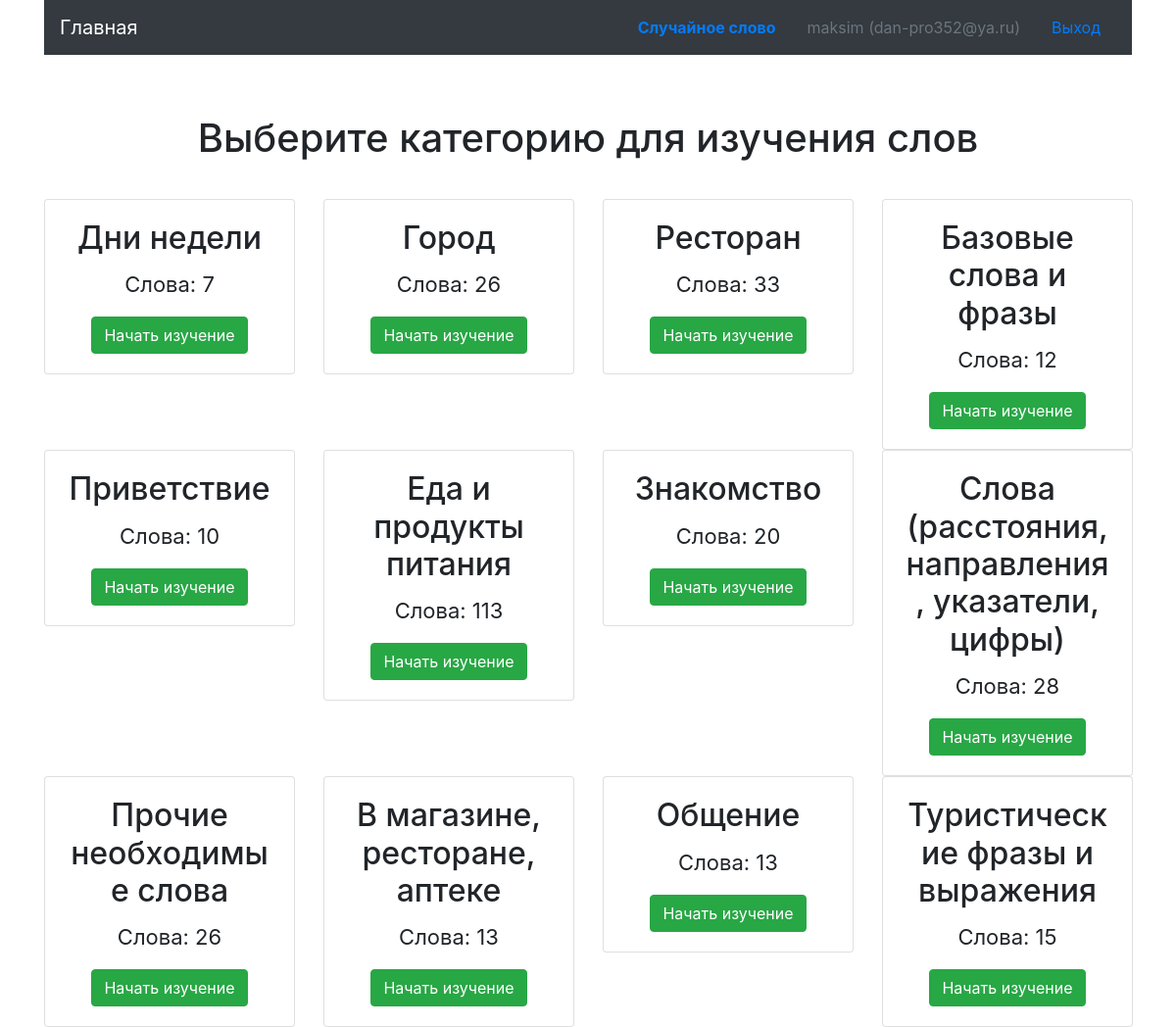
Screenshot of / (signed in) with the database file from the repository.
### main_app/auth/models.py (models this page shows, shortened)
class BaseModel(db.Model):
    __abstract__ = True
    __table_args__ = {'sqlite_autoincrement': True}     # remove if postgres
    id = db.Column(db.Integer(), primary_key=True)

class User(BaseModel, UserMixin):
    __tablename__ = 'user'
    name = db.Column(db.String(128), nullable=True)
    email = db.Column(db.String(256), nullable=False, unique=True)
    password = db.Column(db.String(256), nullable=False)
    created_at = db.Column(db.DateTime, nullable=False, default=datetime.now)
    last_logged_at = db.Column(db.DateTime, nullable=False, default=datetime.now)
    @classmethod
    def get(cls, user_id: int):
        try:
            return db.session.query(User).get(user_id)
        except NoResultFound:
            return None

### main_app/card/models.py (models this page shows, shortened)
class BaseModel(db.Model):
    __abstract__ = True
    __table_args__ = {'sqlite_autoincrement': True}     # remove if postgres
    id = db.Column(db.Integer, primary_key=True)

class Category(BaseModel):
    __tablename__ = 'category'
    name = db.Column(db.String(128), unique=True, nullable=False)
    image = db.Column(db.String(1024), nullable=True)
    background = db.Column(db.String(1024), nullable=True)
    @classmethod
    def all(cls) -> list:
        categories = db.session.query(Category).all()
        return categories
    @property
    def count_words(self) -> int:
        count_words = db.session.query(CategoryCards).filter(CategoryCards.category_id==self.id).count()
        return count_words

### main_app/card/views.py (the view)
@card.route('/')
def index():
    categories = Category.all()
    return render_template('main/index.html', categories=categories)

### main_app/auth/views.py (called while the page is built)
@login_manager.user_loader
def load_user(user_id):
    return User.get(user_id)

### main_app/templates/main/index.html
{% extends 'main/layout.html' %}
{% block content %}
<div class="container">
	<div class="row">
		<div class="col-md-12 text-center">
			<h1>Выберите категорию для изучения слов</h1>
		</div>
	</div>
</div>
<div class="container card-main">
	<div class="row">
		{% for category in categories %}
		<div class="col-sm-3 col-xs-2 text-center">
			<div class="card" style="width: 16rem;">
				<center>
					<div class="card-body">
						<h2 class="card-title">{{ category.name }}</h2>
						<p class="card-text">Слова: {{ category.count_words }}</p>
						<a href="{{ url_for('card.category', category_id=category.id) }}" class="btn btn-success">Начать изучение</a>
					</div>
				</center>
			</div>
		</div>
		{% endfor %}
	</div>
</div>
{% endblock %}

### main_app/templates/main/layout.html (shortened to what this page needs)
<!doctype html>
<html lang="en">
  <head>
    <link rel="stylesheet" href="https://maxcdn.bootstrapcdn.com/bootstrap/4.0.0/css/bootstrap.min.css">
  </head>
  <body>
    <div class="container">
      <nav class="navbar navbar-dark bg-dark">
        <a class="navbar-brand" href="{{ url_for('card.index') }}">Главная</a>
        <ul class="nav justify-content-end">
          <li class="nav-item">
            <a class="nav-link" href="{{ url_for('card.random_word') }}"><b>Случайное слово</b></a>
          </li>
          {% if current_user.is_authenticated %}
          <li class="nav-item">
            <span class="nav-link disabled">{{ current_user.name }} ({{ current_user.email }})</span>
          </li>
          <li class="nav-item">
            <a class="nav-link" href="{{ url_for('auth.logout') }}">Выход</a>
          </li>
          {% else %}
          <li class="nav-item">
            <a class="nav-link" href="{{ url_for('auth.login') }}">Войти</a>
          </li>
          {% endif %}
        </ul>
      </nav>
    </div>
    <div class="container">
      <div class="row">
        <div class="col-md-12 text-center">
        </div>
      </div>
    </div>
  {% block content %}{% endblock %}
  </body>
</html>

### main_app/templates/main/layout.html (style rules this page uses)
.card-text { font-size: 22px; }
.row, .card-main { margin-top: 30px; }

### rows the page displays
User: name "maksim", email "dan-pro352@ya.ru"
Category: name "Дни недели", count_words "7"
Category: name "Город", count_words "26"
Category: name "Ресторан", count_words "33"
Category: name "Базовые слова и фразы", count_words "12"
Category: name "Приветствие", count_words "10"
Category: name "Еда и продукты питания", count_words "113"
Category: name "Знакомство", count_words "20"
Category: name "Слова (расстояния, направления, указатели, цифры)", count_words "28"
Category: name "Прочие необходимые слова", count_words "26"
Category: name "В магазине, ресторане, аптеке", count_words "13"
Category: name "Общение", count_words "13"
Category: name "Туристические фразы и выражения", count_words "15"
